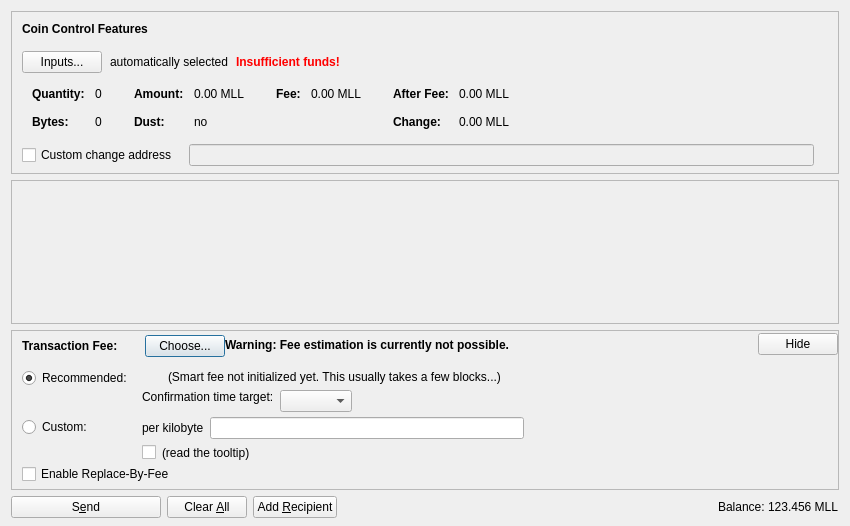
<?xml version="1.0" encoding="UTF-8"?>
<ui version="4.0">
 <class>SendCoinsDialog</class>
 <widget class="QDialog" name="SendCoinsDialog">
  <property name="geometry">
   <rect>
    <x>0</x>
    <y>0</y>
    <width>850</width>
    <height>526</height>
   </rect>
  </property>
  <property name="windowTitle">
   <string>Send Coins</string>
  </property>
  <layout class="QVBoxLayout" name="verticalLayout" stretch="0,1,0,0">
   <property name="bottomMargin">
    <number>8</number>
   </property>
   <item>
    <widget class="QFrame" name="frameCoinControl">
     <property name="sizePolicy">
      <sizepolicy hsizetype="Expanding" vsizetype="Expanding">
       <horstretch>0</horstretch>
       <verstretch>0</verstretch>
      </sizepolicy>
     </property>
     <property name="maximumSize">
      <size>
       <width>16777215</width>
       <height>16777215</height>
      </size>
     </property>
     <property name="frameShape">
      <enum>QFrame::StyledPanel</enum>
     </property>
     <property name="frameShadow">
      <enum>QFrame::Sunken</enum>
     </property>
     <layout class="QVBoxLayout" name="verticalLayoutCoinControl2">
      <property name="spacing">
       <number>0</number>
      </property>
      <property name="leftMargin">
       <number>0</number>
      </property>
      <property name="topMargin">
       <number>0</number>
      </property>
      <property name="rightMargin">
       <number>0</number>
      </property>
      <property name="bottomMargin">
       <number>6</number>
      </property>
      <item>
       <layout class="QVBoxLayout" name="verticalLayoutCoinControl" stretch="0,0,0,0,1">
        <property name="spacing">
         <number>0</number>
        </property>
        <property name="leftMargin">
         <number>10</number>
        </property>
        <property name="topMargin">
         <number>10</number>
        </property>
        <item>
         <layout class="QHBoxLayout" name="horizontalLayoutCoinControl1">
          <property name="bottomMargin">
           <number>15</number>
          </property>
          <item>
           <widget class="QLabel" name="labelCoinControlFeatures">
            <property name="sizePolicy">
             <sizepolicy hsizetype="Preferred" vsizetype="Maximum">
              <horstretch>0</horstretch>
              <verstretch>0</verstretch>
             </sizepolicy>
            </property>
            <property name="font">
             <font>
              <weight>75</weight>
              <bold>true</bold>
             </font>
            </property>
            <property name="styleSheet">
             <string notr="true">font-weight:bold;</string>
            </property>
            <property name="text">
             <string>Coin Control Features</string>
            </property>
           </widget>
          </item>
         </layout>
        </item>
        <item>
         <layout class="QHBoxLayout" name="horizontalLayoutCoinControl2" stretch="0,0,0,0">
          <property name="spacing">
           <number>8</number>
          </property>
          <property name="bottomMargin">
           <number>10</number>
          </property>
          <item>
           <widget class="QPushButton" name="pushButtonCoinControl">
            <property name="styleSheet">
             <string notr="true"/>
            </property>
            <property name="text">
             <string>Inputs...</string>
            </property>
            <property name="autoDefault">
             <bool>false</bool>
            </property>
           </widget>
          </item>
          <item>
           <widget class="QLabel" name="labelCoinControlAutomaticallySelected">
            <property name="text">
             <string>automatically selected</string>
            </property>
            <property name="margin">
             <number>5</number>
            </property>
           </widget>
          </item>
          <item>
           <widget class="QLabel" name="labelCoinControlInsuffFunds">
            <property name="font">
             <font>
              <weight>75</weight>
              <bold>true</bold>
             </font>
            </property>
            <property name="styleSheet">
             <string notr="true">color:red;font-weight:bold;</string>
            </property>
            <property name="text">
             <string>Insufficient funds!</string>
            </property>
            <property name="margin">
             <number>5</number>
            </property>
           </widget>
          </item>
          <item>
           <spacer name="horizontalSpacerCoinControl">
            <property name="orientation">
             <enum>Qt::Horizontal</enum>
            </property>
            <property name="sizeHint" stdset="0">
             <size>
              <width>40</width>
              <height>1</height>
             </size>
            </property>
           </spacer>
          </item>
         </layout>
        </item>
        <item>
         <widget class="QWidget" name="widgetCoinControl" native="true">
          <property name="sizePolicy">
           <sizepolicy hsizetype="Preferred" vsizetype="Preferred">
            <horstretch>0</horstretch>
            <verstretch>0</verstretch>
           </sizepolicy>
          </property>
          <property name="minimumSize">
           <size>
            <width>0</width>
            <height>0</height>
           </size>
          </property>
          <property name="styleSheet">
           <string notr="true"/>
          </property>
          <layout class="QHBoxLayout" name="horizontalLayoutCoinControl5">
           <property name="leftMargin">
            <number>0</number>
           </property>
           <property name="topMargin">
            <number>0</number>
           </property>
           <property name="rightMargin">
            <number>0</number>
           </property>
           <property name="bottomMargin">
            <number>0</number>
           </property>
           <item>
            <layout class="QHBoxLayout" name="horizontalLayoutCoinControl3" stretch="0,0,0,1">
             <property name="spacing">
              <number>20</number>
             </property>
             <property name="topMargin">
              <number>0</number>
             </property>
             <property name="bottomMargin">
              <number>10</number>
             </property>
             <item>
              <layout class="QFormLayout" name="formLayoutCoinControl1">
               <property name="horizontalSpacing">
                <number>10</number>
               </property>
               <property name="verticalSpacing">
                <number>14</number>
               </property>
               <property name="leftMargin">
                <number>10</number>
               </property>
               <property name="topMargin">
                <number>4</number>
               </property>
               <property name="rightMargin">
                <number>6</number>
               </property>
               <item row="0" column="0">
                <widget class="QLabel" name="labelCoinControlQuantityText">
                 <property name="font">
                  <font>
                   <weight>75</weight>
                   <bold>true</bold>
                  </font>
                 </property>
                 <property name="text">
                  <string>Quantity:</string>
                 </property>
                 <property name="margin">
                  <number>0</number>
                 </property>
                </widget>
               </item>
               <item row="0" column="1">
                <widget class="QLabel" name="labelCoinControlQuantity">
                 <property name="cursor">
                  <cursorShape>IBeamCursor</cursorShape>
                 </property>
                 <property name="contextMenuPolicy">
                  <enum>Qt::ActionsContextMenu</enum>
                 </property>
                 <property name="text">
                  <string notr="true">0</string>
                 </property>
                 <property name="margin">
                  <number>0</number>
                 </property>
                 <property name="textInteractionFlags">
                  <set>Qt::LinksAccessibleByMouse|Qt::TextSelectableByKeyboard|Qt::TextSelectableByMouse</set>
                 </property>
                </widget>
               </item>
               <item row="1" column="0">
                <widget class="QLabel" name="labelCoinControlBytesText">
                 <property name="font">
                  <font>
                   <weight>75</weight>
                   <bold>true</bold>
                  </font>
                 </property>
                 <property name="text">
                  <string>Bytes:</string>
                 </property>
                </widget>
               </item>
               <item row="1" column="1">
                <widget class="QLabel" name="labelCoinControlBytes">
                 <property name="cursor">
                  <cursorShape>IBeamCursor</cursorShape>
                 </property>
                 <property name="contextMenuPolicy">
                  <enum>Qt::ActionsContextMenu</enum>
                 </property>
                 <property name="text">
                  <string notr="true">0</string>
                 </property>
                 <property name="textInteractionFlags">
                  <set>Qt::LinksAccessibleByMouse|Qt::TextSelectableByKeyboard|Qt::TextSelectableByMouse</set>
                 </property>
                </widget>
               </item>
              </layout>
             </item>
             <item>
              <layout class="QFormLayout" name="formLayoutCoinControl2">
               <property name="horizontalSpacing">
                <number>10</number>
               </property>
               <property name="verticalSpacing">
                <number>14</number>
               </property>
               <property name="leftMargin">
                <number>6</number>
               </property>
               <property name="topMargin">
                <number>4</number>
               </property>
               <property name="rightMargin">
                <number>6</number>
               </property>
               <item row="0" column="0">
                <widget class="QLabel" name="labelCoinControlAmountText">
                 <property name="font">
                  <font>
                   <weight>75</weight>
                   <bold>true</bold>
                  </font>
                 </property>
                 <property name="text">
                  <string>Amount:</string>
                 </property>
                 <property name="margin">
                  <number>0</number>
                 </property>
                </widget>
               </item>
               <item row="0" column="1">
                <widget class="QLabel" name="labelCoinControlAmount">
                 <property name="cursor">
                  <cursorShape>IBeamCursor</cursorShape>
                 </property>
                 <property name="contextMenuPolicy">
                  <enum>Qt::ActionsContextMenu</enum>
                 </property>
                 <property name="text">
                  <string notr="true">0.00 MLL</string>
                 </property>
                 <property name="textInteractionFlags">
                  <set>Qt::LinksAccessibleByMouse|Qt::TextSelectableByKeyboard|Qt::TextSelectableByMouse</set>
                 </property>
                </widget>
               </item>
               <item row="1" column="0">
                <widget class="QLabel" name="labelCoinControlLowOutputText">
                 <property name="font">
                  <font>
                   <weight>75</weight>
                   <bold>true</bold>
                  </font>
                 </property>
                 <property name="text">
                  <string>Dust:</string>
                 </property>
                </widget>
               </item>
               <item row="1" column="1">
                <widget class="QLabel" name="labelCoinControlLowOutput">
                 <property name="cursor">
                  <cursorShape>IBeamCursor</cursorShape>
                 </property>
                 <property name="contextMenuPolicy">
                  <enum>Qt::ActionsContextMenu</enum>
                 </property>
                 <property name="text">
                  <string notr="true">no</string>
                 </property>
                 <property name="textInteractionFlags">
                  <set>Qt::LinksAccessibleByMouse|Qt::TextSelectableByKeyboard|Qt::TextSelectableByMouse</set>
                 </property>
                </widget>
               </item>
              </layout>
             </item>
             <item>
              <layout class="QFormLayout" name="formLayoutCoinControl3">
               <property name="horizontalSpacing">
                <number>10</number>
               </property>
               <property name="verticalSpacing">
                <number>14</number>
               </property>
               <property name="leftMargin">
                <number>6</number>
               </property>
               <property name="topMargin">
                <number>4</number>
               </property>
               <property name="rightMargin">
                <number>6</number>
               </property>
               <item row="0" column="0">
                <widget class="QLabel" name="labelCoinControlFeeText">
                 <property name="font">
                  <font>
                   <weight>75</weight>
                   <bold>true</bold>
                  </font>
                 </property>
                 <property name="text">
                  <string>Fee:</string>
                 </property>
                 <property name="margin">
                  <number>0</number>
                 </property>
                </widget>
               </item>
               <item row="0" column="1">
                <widget class="QLabel" name="labelCoinControlFee">
                 <property name="cursor">
                  <cursorShape>IBeamCursor</cursorShape>
                 </property>
                 <property name="contextMenuPolicy">
                  <enum>Qt::ActionsContextMenu</enum>
                 </property>
                 <property name="text">
                  <string notr="true">0.00 MLL</string>
                 </property>
                 <property name="textInteractionFlags">
                  <set>Qt::LinksAccessibleByMouse|Qt::TextSelectableByKeyboard|Qt::TextSelectableByMouse</set>
                 </property>
                </widget>
               </item>
              </layout>
             </item>
             <item>
              <layout class="QFormLayout" name="formLayoutCoinControl4">
               <property name="horizontalSpacing">
                <number>10</number>
               </property>
               <property name="verticalSpacing">
                <number>14</number>
               </property>
               <property name="leftMargin">
                <number>6</number>
               </property>
               <property name="topMargin">
                <number>4</number>
               </property>
               <property name="rightMargin">
                <number>6</number>
               </property>
               <item row="0" column="0">
                <widget class="QLabel" name="labelCoinControlAfterFeeText">
                 <property name="font">
                  <font>
                   <weight>75</weight>
                   <bold>true</bold>
                  </font>
                 </property>
                 <property name="text">
                  <string>After Fee:</string>
                 </property>
                 <property name="margin">
                  <number>0</number>
                 </property>
                </widget>
               </item>
               <item row="0" column="1">
                <widget class="QLabel" name="labelCoinControlAfterFee">
                 <property name="cursor">
                  <cursorShape>IBeamCursor</cursorShape>
                 </property>
                 <property name="contextMenuPolicy">
                  <enum>Qt::ActionsContextMenu</enum>
                 </property>
                 <property name="text">
                  <string notr="true">0.00 MLL</string>
                 </property>
                 <property name="textInteractionFlags">
                  <set>Qt::LinksAccessibleByMouse|Qt::TextSelectableByKeyboard|Qt::TextSelectableByMouse</set>
                 </property>
                </widget>
               </item>
               <item row="1" column="0">
                <widget class="QLabel" name="labelCoinControlChangeText">
                 <property name="font">
                  <font>
                   <weight>75</weight>
                   <bold>true</bold>
                  </font>
                 </property>
                 <property name="text">
                  <string>Change:</string>
                 </property>
                </widget>
               </item>
               <item row="1" column="1">
                <widget class="QLabel" name="labelCoinControlChange">
                 <property name="cursor">
                  <cursorShape>IBeamCursor</cursorShape>
                 </property>
                 <property name="contextMenuPolicy">
                  <enum>Qt::ActionsContextMenu</enum>
                 </property>
                 <property name="text">
                  <string notr="true">0.00 MLL</string>
                 </property>
                 <property name="textInteractionFlags">
                  <set>Qt::LinksAccessibleByMouse|Qt::TextSelectableByKeyboard|Qt::TextSelectableByMouse</set>
                 </property>
                </widget>
               </item>
              </layout>
             </item>
            </layout>
           </item>
          </layout>
         </widget>
        </item>
        <item>
         <layout class="QHBoxLayout" name="horizontalLayoutCoinControl4" stretch="0,0,0">
          <property name="spacing">
           <number>12</number>
          </property>
          <property name="sizeConstraint">
           <enum>QLayout::SetDefaultConstraint</enum>
          </property>
          <property name="topMargin">
           <number>5</number>
          </property>
          <property name="rightMargin">
           <number>5</number>
          </property>
          <item>
           <widget class="QCheckBox" name="checkBoxCoinControlChange">
            <property name="toolTip">
             <string>If this is activated, but the change address is empty or invalid, change will be sent to a newly generated address.</string>
            </property>
            <property name="text">
             <string>Custom change address</string>
            </property>
           </widget>
          </item>
          <item>
           <widget class="QValidatedLineEdit" name="lineEditCoinControlChange">
            <property name="enabled">
             <bool>false</bool>
            </property>
            <property name="sizePolicy">
             <sizepolicy hsizetype="Expanding" vsizetype="Fixed">
              <horstretch>0</horstretch>
              <verstretch>0</verstretch>
             </sizepolicy>
            </property>
           </widget>
          </item>
          <item>
           <widget class="QLabel" name="labelCoinControlChangeLabel">
            <property name="sizePolicy">
             <sizepolicy hsizetype="Preferred" vsizetype="Expanding">
              <horstretch>0</horstretch>
              <verstretch>0</verstretch>
             </sizepolicy>
            </property>
            <property name="minimumSize">
             <size>
              <width>0</width>
              <height>0</height>
             </size>
            </property>
            <property name="text">
             <string/>
            </property>
            <property name="margin">
             <number>3</number>
            </property>
           </widget>
          </item>
         </layout>
        </item>
        <item>
         <spacer name="verticalSpacerCoinControl">
          <property name="orientation">
           <enum>Qt::Vertical</enum>
          </property>
          <property name="sizeHint" stdset="0">
           <size>
            <width>800</width>
            <height>1</height>
           </size>
          </property>
         </spacer>
        </item>
       </layout>
      </item>
     </layout>
    </widget>
   </item>
   <item>
    <widget class="QScrollArea" name="scrollArea">
     <property name="widgetResizable">
      <bool>true</bool>
     </property>
     <widget class="QWidget" name="scrollAreaWidgetContents">
      <property name="geometry">
       <rect>
        <x>0</x>
        <y>0</y>
        <width>830</width>
        <height>104</height>
       </rect>
      </property>
      <layout class="QVBoxLayout" name="verticalLayout_2" stretch="0,1">
       <property name="leftMargin">
        <number>0</number>
       </property>
       <property name="topMargin">
        <number>0</number>
       </property>
       <property name="rightMargin">
        <number>0</number>
       </property>
       <property name="bottomMargin">
        <number>0</number>
       </property>
       <item>
        <layout class="QVBoxLayout" name="entries">
         <property name="spacing">
          <number>6</number>
         </property>
        </layout>
       </item>
       <item>
        <spacer name="verticalSpacer">
         <property name="orientation">
          <enum>Qt::Vertical</enum>
         </property>
         <property name="sizeHint" stdset="0">
          <size>
           <width>20</width>
           <height>40</height>
          </size>
         </property>
        </spacer>
       </item>
      </layout>
     </widget>
    </widget>
   </item>
   <item>
    <widget class="QFrame" name="frameFee">
     <property name="sizePolicy">
      <sizepolicy hsizetype="Expanding" vsizetype="Expanding">
       <horstretch>0</horstretch>
       <verstretch>0</verstretch>
      </sizepolicy>
     </property>
     <property name="maximumSize">
      <size>
       <width>16777215</width>
       <height>16777215</height>
      </size>
     </property>
     <property name="frameShape">
      <enum>QFrame::StyledPanel</enum>
     </property>
     <property name="frameShadow">
      <enum>QFrame::Sunken</enum>
     </property>
     <layout class="QVBoxLayout" name="verticalLayoutFee1">
      <property name="spacing">
       <number>0</number>
      </property>
      <property name="leftMargin">
       <number>0</number>
      </property>
      <property name="topMargin">
       <number>0</number>
      </property>
      <property name="rightMargin">
       <number>0</number>
      </property>
      <property name="bottomMargin">
       <number>0</number>
      </property>
      <item>
       <layout class="QVBoxLayout" name="verticalLayoutFee2" stretch="0,0,0">
        <property name="spacing">
         <number>0</number>
        </property>
        <property name="leftMargin">
         <number>10</number>
        </property>
        <property name="topMargin">
         <number>0</number>
        </property>
        <item>
         <layout class="QHBoxLayout" name="horizontalLayoutFee1">
          <property name="bottomMargin">
           <number>0</number>
          </property>
          <item>
           <layout class="QVBoxLayout" name="verticalLayoutFee7">
            <property name="spacing">
             <number>0</number>
            </property>
            <item>
             <spacer name="verticalSpacerSmartFee">
              <property name="orientation">
               <enum>Qt::Vertical</enum>
              </property>
              <property name="sizeType">
               <enum>QSizePolicy::Fixed</enum>
              </property>
              <property name="sizeHint" stdset="0">
               <size>
                <width>1</width>
                <height>4</height>
               </size>
              </property>
             </spacer>
            </item>
            <item>
             <layout class="QHBoxLayout" name="horizontalLayoutSmartFee">
              <property name="spacing">
               <number>10</number>
              </property>
              <item>
               <widget class="QLabel" name="labelFeeHeadline">
                <property name="sizePolicy">
                 <sizepolicy hsizetype="Preferred" vsizetype="Maximum">
                  <horstretch>0</horstretch>
                  <verstretch>0</verstretch>
                 </sizepolicy>
                </property>
                <property name="font">
                 <font>
                  <weight>75</weight>
                  <bold>true</bold>
                 </font>
                </property>
                <property name="styleSheet">
                 <string notr="true">font-weight:bold;</string>
                </property>
                <property name="text">
                 <string>Transaction Fee:</string>
                </property>
               </widget>
              </item>
              <item>
               <widget class="QLabel" name="labelFeeMinimized">
                <property name="text">
                 <string/>
                </property>
               </widget>
              </item>
              <item>
               <widget class="QPushButton" name="buttonChooseFee">
                <property name="text">
                 <string>Choose...</string>
                </property>
               </widget>
              </item>
             </layout>
            </item>
            <item>
             <spacer name="verticalSpacer_5">
              <property name="orientation">
               <enum>Qt::Vertical</enum>
              </property>
              <property name="sizeHint" stdset="0">
               <size>
                <width>1</width>
                <height>1</height>
               </size>
              </property>
             </spacer>
            </item>
           </layout>
          </item>
          <item>
           <widget class="QLabel" name="fallbackFeeWarningLabel">
            <property name="toolTip">
             <string>Using the fallbackfee can result in sending a transaction that will take several hours or days (or never) to confirm. Consider choosing your fee manually or wait until you have validated the complete chain.</string>
            </property>
            <property name="font">
            <font>
                <weight>75</weight>
                <bold>true</bold>
            </font>
            </property>
            <property name="text">
             <string>Warning: Fee estimation is currently not possible.</string>
            </property>
            <property name="wordWrap">
             <bool>false</bool>
            </property>
           </widget>
          </item>
          <item>
           <spacer name="horizontalSpacer_4">
            <property name="orientation">
             <enum>Qt::Horizontal</enum>
            </property>
            <property name="sizeType">
             <enum>QSizePolicy::MinimumExpanding</enum>
            </property>
            <property name="sizeHint" stdset="0">
             <size>
              <width>40</width>
              <height>20</height>
             </size>
            </property>
           </spacer>
          </item>
          <item>
           <widget class="QPushButton" name="buttonMinimizeFee">
            <property name="toolTip">
             <string>collapse fee-settings</string>
            </property>
            <property name="text">
             <string>Hide</string>
            </property>
           </widget>
          </item>
         </layout>
        </item>
        <item>
         <widget class="QFrame" name="frameFeeSelection">
          <layout class="QVBoxLayout" name="verticalLayoutFee12">
           <property name="spacing">
            <number>0</number>
           </property>
           <property name="leftMargin">
            <number>0</number>
           </property>
           <property name="topMargin">
            <number>0</number>
           </property>
           <property name="rightMargin">
            <number>0</number>
           </property>
           <property name="bottomMargin">
            <number>0</number>
           </property>
           <item>
            <layout class="QGridLayout" name="gridLayoutFee">
             <property name="topMargin">
              <number>10</number>
             </property>
             <property name="bottomMargin">
              <number>4</number>
             </property>
             <property name="horizontalSpacing">
              <number>10</number>
             </property>
             <property name="verticalSpacing">
              <number>4</number>
             </property>
             <item row="1" column="1">
              <layout class="QVBoxLayout" name="verticalLayoutFee8">
               <property name="spacing">
                <number>6</number>
               </property>
               <item>
                <layout class="QHBoxLayout" name="horizontalLayoutFee13">
                 <item>
                  <widget class="QLabel" name="labelCustomPerKilobyte">
                   <property name="toolTip">
                    <string>If the custom fee is set to 1000 satoshis and the transaction is only 250 bytes, then &quot;per kilobyte&quot; only pays 250 satoshis in fee, while &quot;total at least&quot; pays 1000 satoshis. For transactions bigger than a kilobyte both pay by kilobyte.</string>
                   </property>
                   <property name="text">
                    <string>per kilobyte</string>
                   </property>
                  </widget>
                 </item>
                 <item>
                  <widget class="MichaellaoliuAmountField" name="customFee"/>
                 </item>
                 <item>
                  <spacer name="horizontalSpacer_6">
                   <property name="orientation">
                    <enum>Qt::Horizontal</enum>
                   </property>
                   <property name="sizeHint" stdset="0">
                    <size>
                     <width>1</width>
                     <height>1</height>
                    </size>
                   </property>
                  </spacer>
                 </item>
                </layout>
               </item>
               <item>
                <layout class="QHBoxLayout" name="horizontalLayoutFee8">
                 <item>
                  <widget class="QCheckBox" name="checkBoxMinimumFee">
                   <property name="toolTip">
                    <string>Paying only the minimum fee is just fine as long as there is less transaction volume than space in the blocks. But be aware that this can end up in a never confirming transaction once there is more demand for michaellaoliu transactions than the network can process.</string>
                   </property>
                   <property name="text">
                    <string/>
                   </property>
                  </widget>
                 </item>
                 <item>
                  <widget class="QLabel" name="labelMinFeeWarning">
                   <property name="enabled">
                    <bool>true</bool>
                   </property>
                   <property name="toolTip">
                    <string>Paying only the minimum fee is just fine as long as there is less transaction volume than space in the blocks. But be aware that this can end up in a never confirming transaction once there is more demand for michaellaoliu transactions than the network can process.</string>
                   </property>
                   <property name="text">
                    <string>(read the tooltip)</string>
                   </property>
                   <property name="margin">
                    <number>5</number>
                   </property>
                  </widget>
                 </item>
                 <item>
                  <spacer name="horizontalSpacer_2">
                   <property name="orientation">
                    <enum>Qt::Horizontal</enum>
                   </property>
                   <property name="sizeHint" stdset="0">
                    <size>
                     <width>1</width>
                     <height>1</height>
                    </size>
                   </property>
                  </spacer>
                 </item>
                </layout>
               </item>
              </layout>
             </item>
             <item row="0" column="0">
              <layout class="QVBoxLayout" name="verticalLayoutFee4" stretch="0,1">
               <item>
                <widget class="QRadioButton" name="radioSmartFee">
                 <property name="text">
                  <string>Recommended:</string>
                 </property>
                 <property name="checked">
                  <bool>true</bool>
                 </property>
                 <attribute name="buttonGroup">
                  <string notr="true">groupFee</string>
                 </attribute>
                </widget>
               </item>
               <item>
                <spacer name="verticalSpacer_2">
                 <property name="orientation">
                  <enum>Qt::Vertical</enum>
                 </property>
                 <property name="sizeHint" stdset="0">
                  <size>
                   <width>1</width>
                   <height>1</height>
                  </size>
                 </property>
                </spacer>
               </item>
              </layout>
             </item>
             <item row="1" column="0">
              <layout class="QVBoxLayout" name="verticalLayoutFee9" stretch="0,1">
               <item>
                <widget class="QRadioButton" name="radioCustomFee">
                 <property name="text">
                  <string>Custom:</string>
                 </property>
                 <attribute name="buttonGroup">
                  <string notr="true">groupFee</string>
                 </attribute>
                </widget>
               </item>
               <item>
                <spacer name="verticalSpacer_6">
                 <property name="orientation">
                  <enum>Qt::Vertical</enum>
                 </property>
                 <property name="sizeHint" stdset="0">
                  <size>
                   <width>1</width>
                   <height>1</height>
                  </size>
                 </property>
                </spacer>
               </item>
              </layout>
             </item>
             <item row="0" column="1">
              <layout class="QVBoxLayout" name="verticalLayoutFee3" stretch="0,0,1">
               <property name="spacing">
                <number>6</number>
               </property>
               <property name="topMargin">
                <number>2</number>
               </property>
               <item>
                <layout class="QHBoxLayout" name="horizontalLayoutFee12">
                 <item>
                  <widget class="QLabel" name="labelSmartFee">
                   <property name="text">
                    <string/>
                   </property>
                   <property name="margin">
                    <number>2</number>
                   </property>
                  </widget>
                 </item>
                 <item>
                  <widget class="QLabel" name="labelFeeEstimation">
                   <property name="text">
                    <string/>
                   </property>
                  </widget>
                 </item>
                 <item>
                  <widget class="QLabel" name="labelSmartFee2">
                   <property name="text">
                    <string>(Smart fee not initialized yet. This usually takes a few blocks...)</string>
                   </property>
                   <property name="margin">
                    <number>2</number>
                   </property>
                  </widget>
                 </item>
                 <item>
                  <spacer name="horizontalSpacer_5">
                   <property name="orientation">
                    <enum>Qt::Horizontal</enum>
                   </property>
                   <property name="sizeHint" stdset="0">
                    <size>
                     <width>1</width>
                     <height>1</height>
                    </size>
                   </property>
                  </spacer>
                 </item>
                </layout>
               </item>
               <item>
                <layout class="QHBoxLayout" name="horizontalLayoutFee9">
                 <item>
                  <layout class="QVBoxLayout" name="verticalLayoutFee6">
                   <item>
                    <widget class="QLabel" name="labelSmartFee3">
                     <property name="text">
                      <string>Confirmation time target:</string>
                     </property>
                     <property name="margin">
                      <number>2</number>
                     </property>
                    </widget>
                   </item>
                   <item>
                    <spacer name="verticalSpacer_3">
                     <property name="orientation">
                      <enum>Qt::Vertical</enum>
                     </property>
                     <property name="sizeHint" stdset="0">
                      <size>
                       <width>1</width>
                       <height>1</height>
                      </size>
                     </property>
                    </spacer>
                   </item>
                  </layout>
                 </item>
                 <item>
                  <layout class="QVBoxLayout" name="verticalLayoutFee5">
                   <property name="rightMargin">
                    <number>30</number>
                   </property>
                   <item>
                    <layout class="QHBoxLayout" name="horizontalLayoutConfTarget">
                     <property name="bottomMargin">
                      <number>0</number>
                     </property>
                     <item>
                      <widget class="QComboBox" name="confTargetSelector"/>
                     </item>
                     <item>
                      <spacer name="horizontalSpacerConfTarget">
                       <property name="orientation">
                        <enum>Qt::Horizontal</enum>
                       </property>
                       <property name="sizeHint" stdset="0">
                        <size>
                         <width>40</width>
                         <height>20</height>
                        </size>
                       </property>
                      </spacer>
                     </item>
                    </layout>
                   </item>
                  </layout>
                 </item>
                </layout>
               </item>
               <item>
                <spacer name="verticalSpacer_4">
                 <property name="orientation">
                  <enum>Qt::Vertical</enum>
                 </property>
                 <property name="sizeHint" stdset="0">
                  <size>
                   <width>1</width>
                   <height>1</height>
                  </size>
                 </property>
                </spacer>
               </item>
              </layout>
             </item>
            </layout>
           </item>
           <item>
            <widget class="QCheckBox" name="optInRBF">
             <property name="text">
              <string>Enable Replace-By-Fee</string>
             </property>
             <property name="toolTip">
              <string>With Replace-By-Fee (BIP-125) you can increase a transaction's fee after it is sent. Without this, a higher fee may be recommended to compensate for increased transaction delay risk.</string>
             </property>
            </widget>
           </item>
          </layout>
         </widget>
        </item>
        <item>
         <spacer name="verticalSpacerFee">
          <property name="orientation">
           <enum>Qt::Vertical</enum>
          </property>
          <property name="sizeHint" stdset="0">
           <size>
            <width>40</width>
            <height>5</height>
           </size>
          </property>
         </spacer>
        </item>
       </layout>
      </item>
     </layout>
    </widget>
   </item>
   <item>
    <layout class="QHBoxLayout" name="horizontalLayout">
     <item>
      <widget class="QPushButton" name="sendButton">
       <property name="minimumSize">
        <size>
         <width>150</width>
         <height>0</height>
        </size>
       </property>
       <property name="toolTip">
        <string>Confirm the send action</string>
       </property>
       <property name="text">
        <string>S&amp;end</string>
       </property>
       <property name="icon">
        <iconset resource="../michaellaoliu.qrc">
         <normaloff>:/icons/send</normaloff>:/icons/send</iconset>
       </property>
       <property name="autoDefault">
        <bool>false</bool>
       </property>
       <property name="default">
        <bool>false</bool>
       </property>
      </widget>
     </item>
     <item>
      <widget class="QPushButton" name="clearButton">
       <property name="sizePolicy">
        <sizepolicy hsizetype="Minimum" vsizetype="Fixed">
         <horstretch>0</horstretch>
         <verstretch>0</verstretch>
        </sizepolicy>
       </property>
       <property name="toolTip">
        <string>Clear all fields of the form.</string>
       </property>
       <property name="text">
        <string>Clear &amp;All</string>
       </property>
       <property name="icon">
        <iconset resource="../michaellaoliu.qrc">
         <normaloff>:/icons/remove</normaloff>:/icons/remove</iconset>
       </property>
       <property name="autoDefault">
        <bool>false</bool>
       </property>
      </widget>
     </item>
     <item>
      <widget class="QPushButton" name="addButton">
       <property name="toolTip">
        <string>Send to multiple recipients at once</string>
       </property>
       <property name="text">
        <string>Add &amp;Recipient</string>
       </property>
       <property name="icon">
        <iconset resource="../michaellaoliu.qrc">
         <normaloff>:/icons/add</normaloff>:/icons/add</iconset>
       </property>
       <property name="autoDefault">
        <bool>false</bool>
       </property>
      </widget>
     </item>
     <item>
      <spacer name="horizontalSpacer">
       <property name="orientation">
        <enum>Qt::Horizontal</enum>
       </property>
       <property name="sizeHint" stdset="0">
        <size>
         <width>40</width>
         <height>20</height>
        </size>
       </property>
      </spacer>
     </item>
     <item>
      <layout class="QHBoxLayout" name="horizontalLayout_2">
       <property name="spacing">
        <number>3</number>
       </property>
       <item>
        <widget class="QLabel" name="label">
         <property name="sizePolicy">
          <sizepolicy hsizetype="Preferred" vsizetype="Fixed">
           <horstretch>0</horstretch>
           <verstretch>0</verstretch>
          </sizepolicy>
         </property>
         <property name="text">
          <string>Balance:</string>
         </property>
        </widget>
       </item>
       <item>
        <widget class="QLabel" name="labelBalance">
         <property name="sizePolicy">
          <sizepolicy hsizetype="Preferred" vsizetype="Fixed">
           <horstretch>0</horstretch>
           <verstretch>0</verstretch>
          </sizepolicy>
         </property>
         <property name="cursor">
          <cursorShape>IBeamCursor</cursorShape>
         </property>
         <property name="text">
          <string notr="true">123.456 MLL</string>
         </property>
         <property name="textInteractionFlags">
          <set>Qt::LinksAccessibleByMouse|Qt::TextSelectableByKeyboard|Qt::TextSelectableByMouse</set>
         </property>
        </widget>
       </item>
      </layout>
     </item>
    </layout>
   </item>
  </layout>
 </widget>
 <customwidgets>
  <customwidget>
   <class>QValidatedLineEdit</class>
   <extends>QLineEdit</extends>
   <header>qt/qvalidatedlineedit.h</header>
  </customwidget>
  <customwidget>
   <class>MichaellaoliuAmountField</class>
   <extends>QLineEdit</extends>
   <header>qt/michaellaoliuamountfield.h</header>
   <container>1</container>
  </customwidget>
 </customwidgets>
 <resources>
  <include location="../michaellaoliu.qrc"/>
 </resources>
 <connections/>
 <buttongroups>
  <buttongroup name="groupFee"/>
 </buttongroups>
</ui>
